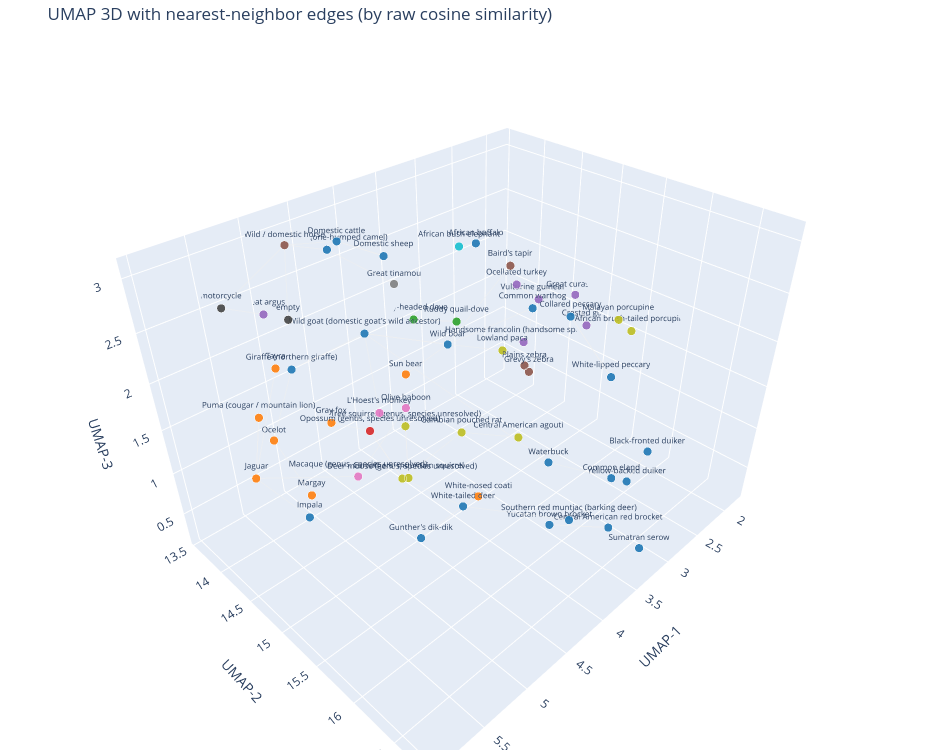

Source (notebook cell):
### Markdown cell above
## Nearest-neighbor edges

Draws a line from each class to its single closest neighbor (by raw cosine
similarity, not the UMAP layout) on top of the UMAP positions — a direct check
that "visually close in the plot" tracks "actually close in embedding space".

### Code cell
sim_no_self = sim.copy()
np.fill_diagonal(sim_no_self, -1.0)
nn_idx = sim_no_self.argmax(axis=1)

edge_x, edge_y, edge_z = [], [], []
for i, j in enumerate(nn_idx):
    edge_x += [coords_umap[i, 0], coords_umap[j, 0], None]
    edge_y += [coords_umap[i, 1], coords_umap[j, 1], None]
    edge_z += [coords_umap[i, 2], coords_umap[j, 2], None]

fig2 = go.Figure(data=[
    go.Scatter3d(x=edge_x, y=edge_y, z=edge_z, mode="lines",
                 line=dict(width=2, color="rgba(120,120,120,0.5)"), hoverinfo="skip"),
    go.Scatter3d(
        x=coords_umap[:, 0], y=coords_umap[:, 1], z=coords_umap[:, 2],
        mode="markers+text", text=labels, textposition="top center", textfont=dict(size=8),
        hovertext=hover_text, hoverinfo="text",
        marker=dict(size=5, color=colors, opacity=0.9, line=dict(width=0.5, color="white")),
    ),
])
fig2.update_layout(
    title="UMAP 3D with nearest-neighbor edges (by raw cosine similarity)",
    scene=dict(xaxis_title="UMAP-1", yaxis_title="UMAP-2", zaxis_title="UMAP-3"),
    width=950, height=750, margin=dict(l=0, r=0, b=0, t=40), showlegend=False,
)
fig2.show()

### Figure 1 — Plotly figure (JSON) as saved in the notebook; plotly's stock layout.template omitted (floating-point values rounded to 4 significant figures; data arrays with more than 128 entries replaced by an {"elided": "..."} marker saying what was removed)
{"data": [{"hoverinfo": "skip", "line": {"color": "rgba(120,120,120,0.5)", "width": 2}, "mode": "lines", "type": "scatter3d", "x": {"elided": "171 float values"}, "y": {"elided": "171 float values"}, "z": {"elided": "171 float values"}}, {"hoverinfo": "text", "hovertext": ["<b>empty</b><br>empty<br>order: n/a<br>class_id: 0", "<b>White-lipped peccary</b><br>tayassu pecari<br>order: Artiodactyla<br>class_id: 1", "<b>Central American agouti</b><br>dasyprocta punctata<br>order: Rodentia<br>class_id: 2", "<b>Puma (cougar / mountain lion)</b><br>puma concolor<br>order: Carnivora<br>class_id: 3", "<b>Collared peccary</b><br>pecari tajacu<br>order: Artiodactyla<br>class_id: 4", "<b>Ocelot</b><br>leopardus pardalis<br>order: Carnivora<br>class_id: 5", "<b>Ruddy quail-dove</b><br>geotrygon montana<br>order: Columbiformes<br>class_id: 6", "<b>Tayra</b><br>eira barbara<br>order: Carnivora<br>class_id: 7", "<b>Jaguar</b><br>panthera onca<br>order: Carnivora<br>class_id: 8", "<b>Great tinamou</b><br>tinamus major<br>order: Tinamiformes<br>class_id: 9", "<b>Margay</b><br>leopardus wiedii<br>order: Carnivora<br>class_id: 10", "<b>Wild goat (domestic goat's wild ancestor)</b><br>capra aegagrus<br>order: Artiodactyla<br>class_id: 11", "<b>Domestic cattle</b><br>bos taurus<br>order: Artiodactyla<br>class_id: 12", "<b>Domestic sheep</b><br>ovis aries<br>order: Artiodactyla<br>class_id: 13", "<b>Olive baboon</b><br>papio anubis<br>order: Primates<br>class_id: 14", "<b>African bush elephant</b><br>loxodonta africana<br>order: Proboscidea<br>class_id: 15", "<b>Gambian pouched rat</b><br>cricetomys gambianus<br>order: Rodentia<br>class_id: 16", "<b>Impala</b><br>aepyceros melampus<br>order: Artiodactyla<br>class_id: 17", "<b>Wild / domestic horse</b><br>equus ferus<br>order: Perissodactyla<br>class_id: 18", "<b>Common eland</b><br>tragelaphus oryx<br>order: Artiodactyla<br>class_id: 19", "<b>Waterbuck</b><br>kobus ellipsiprymnus<br>order: Artiodactyla<br>class_id: 20", "<b>Common warthog</b><br>phacochoerus africanus<br>order: Artiodactyla<br>class_id: 21", "<b>African buffalo</b><br>syncerus caffer<br>order: Artiodactyla<br>class_id: 22", "<b>Plains zebra</b><br>equus quagga<br>order: Perissodactyla<br>class_id: 23", "<b>Giraffe (northern giraffe)</b><br>giraffa camelopardalis<br>order: Artiodactyla<br>class_id: 24", "<b>Gunther's dik-dik</b><br>madoqua guentheri<br>order: Artiodactyla<br>class_id: 25", "<b>Great argus</b><br>argusianus argus<br>order: Galliformes<br>class_id: 26", "<b>Southern red muntjac (barking deer)</b><br>muntiacus muntjak<br>order: Artiodactyla<br>class_id: 27", "<b>Wild boar</b><br>sus scrofa<br>order: Artiodactyla<br>class_id: 28", "<b>Sun bear</b><br>helarctos malayanus<br>order: Carnivora<br>class_id: 29", "<b>Malayan porcupine</b><br>hystrix brachyura<br>order: Rodentia<br>class_id: 30", "<b>White-nosed coati</b><br>nasua narica<br>order: Carnivora<br>class_id: 31", "<b>Opossum (genus, species unresolved)</b><br>didelphis sp<br>order: Didelphimorphia<br>class_id: 32", "<b>Crested guan</b><br>penelope purpurascens<br>order: Galliformes<br>class_id: 33", "<b>Dromedary (one-humped camel)</b><br>camelus dromedarius<br>order: Artiodactyla<br>class_id: 34", "<b>Vulturine guineafowl</b><br>acryllium vulturinum<br>order: Galliformes<br>class_id: 35", "<b>Grevy's zebra</b><br>equus grevyi<br>order: Perissodactyla<br>class_id: 36", "<b>Sumatran serow</b><br>capricornis sumatraensis<br>order: Artiodactyla<br>class_id: 37", "<b>Macaque (genus, species unresolved)</b><br>macaca sp<br>order: Primates<br>class_id: 38", "<b>Handsome francolin (handsome spurfowl)</b><br>francolinus nobilis<br>order: Galliformes<br>class_id: 39", "<b>L'Hoest's monkey</b><br>cercopithecus lhoesti<br>order: Primates<br>class_id: 40", "<b>Black-fronted duiker</b><br>cephalophus nigrifrons<br>order: Artiodactyla<br>class_id: 41", "<b>African brush-tailed porcupine</b><br>atherurus africanus<br>order: Rodentia<br>class_id: 42", "<b>Carruthers' mountain squirrel</b><br>funisciurus carruthersi<br>order: Rodentia<br>class_id: 43", "<b>Yellow-backed duiker</b><br>cephalophus silvicultor<br>order: Artiodactyla<br>class_id: 44", "<b>Gray fox</b><br>urocyon cinereoargenteus<br>order: Carnivora<br>class_id: 45", "<b>Ocellated turkey</b><br>meleagris ocellata<br>order: Galliformes<br>class_id: 46", "<b>Great curassow</b><br>crax rubra<br>order: Galliformes<br>class_id: 47", "<b>Lowland paca</b><br>agouti paca<br>order: Rodentia<br>class_id: 48", "<b>Baird's tapir</b><br>tapirus bairdii<br>order: Perissodactyla<br>class_id: 49", "<b>White-tailed deer</b><br>odocoileus virginianus<br>order: Artiodactyla<br>class_id: 50", "<b>Grey-headed dove</b><br>leptotila plumbeiceps<br>order: Columbiformes<br>class_id: 51", "<b>Central American red brocket</b><br>mazama temama<br>order: Artiodactyla<br>class_id: 52", "<b>Yucatan brown brocket</b><br>mazama pandora<br>order: Artiodactyla<br>class_id: 53", "<b>motorcycle</b><br>motorcycle<br>order: n/a<br>class_id: 54", "<b>Deer mouse (genus, species unresolved)</b><br>peromyscus sp<br>order: Rodentia<br>class_id: 55", "<b>Tree squirrel (genus, species unresolved)</b><br>sciurus sp<br>order: Rodentia<br>class_id: 56"], "marker": {"color": ["#444444", "#1f77b4", "#bcbd22", "#ff7f0e", "#1f77b4", "#ff7f0e", "#2ca02c", "#ff7f0e", "#ff7f0e", "#7f7f7f", "#ff7f0e", "#1f77b4", "#1f77b4", "#1f77b4", "#e377c2", "#17becf", "#bcbd22", "#1f77b4", "#8c564b", "#1f77b4", "#1f77b4", "#1f77b4", "#1f77b4", "#8c564b", "#1f77b4", "#1f77b4", "#9467bd", "#1f77b4", "#1f77b4", "#ff7f0e", "#bcbd22", "#ff7f0e", "#d62728", "#9467bd", "#1f77b4", "#9467bd", "#8c564b", "#1f77b4", "#e377c2", "#9467bd", "#e377c2", "#1f77b4", "#bcbd22", "#bcbd22", "#1f77b4", "#ff7f0e", "#9467bd", "#9467bd", "#bcbd22", "#8c564b", "#1f77b4", "#2ca02c", "#1f77b4", "#1f77b4", "#444444", "#bcbd22", "#bcbd22"], "line": {"color": "white", "width": 0.5}, "opacity": 0.9, "size": 5}, "mode": "markers+text", "text": ["empty", "White-lipped peccary", "Central American agouti", "Puma (cougar / mountain lion)", "Collared peccary", "Ocelot", "Ruddy quail-dove", "Tayra", "Jaguar", "Great tinamou", "Margay", "Wild goat (domestic goat's wild ancestor)", "Domestic cattle", "Domestic sheep", "Olive baboon", "African bush elephant", "Gambian pouched rat", "Impala", "Wild / domestic horse", "Common eland", "Waterbuck", "Common warthog", "African buffalo", "Plains zebra", "Giraffe (northern giraffe)", "Gunther's dik-dik", "Great argus", "Southern red muntjac (barking deer)", "Wild boar", "Sun bear", "Malayan porcupine", "White-nosed coati", "Opossum (genus, species unresolved)", "Crested guan", "Dromedary (one-humped camel)", "Vulturine guineafowl", "Grevy's zebra", "Sumatran serow", "Macaque (genus, species unresolved)", "Handsome francolin (handsome spurfowl)", "L'Hoest's monkey", "Black-fronted duiker", "African brush-tailed porcupine", "Carruthers' mountain squirrel", "Yellow-backed duiker", "Gray fox", "Ocellated turkey", "Great curassow", "Lowland paca", "Baird's tapir", "White-tailed deer", "Grey-headed dove", "Central American red brocket", "Yucatan brown brocket", "motorcycle", "Deer mouse (genus, species unresolved)", "Tree squirrel (genus, species unresolved)"], "textfont": {"size": 8}, "textposition": "top center", "type": "scatter3d", "x": [5.081, 2.53, 3.167, 5.705, 2.693, 5.312, 2.779, 5.51, 5.954, 3.625, 5.136, 4.566, 4.556, 4.102, 4.923, 3.935, 3.678, 5.73, 4.756, 3.671, 3.903, 3.67, 3.527, 3.737, 4.953, 4.85, 4.965, 3.707, 4.043, 4.147, 2.583, 3.9, 4.561, 1.836, 4.238, 1.934, 4.045, 3.392, 5.412, 2.152, 4.834, 2.866, 2.075, 4.151, 3.037, 4.725, 2.237, 1.813, 3.276, 3.234, 4.409, 3.268, 3.269, 3.491, 5.382, 4.479, 3.963], "y": [14.17, 15.7, 15.09, 14.55, 15.28, 14.0, 13.79, 14.59, 14.8, 13.79, 14.23, 14.51, 14.22, 14.26, 15.45, 15.04, 14.78, 15.14, 13.74, 16.59, 16.09, 15.64, 14.83, 15.63, 13.89, 15.47, 13.56, 16.22, 15.0, 14.53, 15.75, 15.24, 14.46, 14.84, 13.61, 14.23, 15.95, 16.79, 15.42, 14.22, 14.99, 16.42, 15.57, 14.49, 16.35, 14.08, 14.17, 14.64, 14.94, 14.98, 15.55, 13.64, 16.36, 15.82, 13.62, 14.8, 14.26], "z": [2.507, 1.444, 0.7084, 2.016, 2.017, 1.26, 1.38, 2.418, 1.684, 2.159, 0.6198, 2.301, 3.066, 2.788, 2.176, 3.087, 0.8863, 1.342, 2.935, 1.384, 1.4, 2.642, 2.908, 2.107, 1.816, 0.724, 2.266, 0.6748, 2.175, 1.687, 2.131, 0.4653, 1.21, 1.378, 2.672, 1.499, 2.336, 0.5031, 1.748, 1.033, 1.84, 1.116, 1.719, 0.3953, 0.8103, 1.19, 1.773, 1.667, 1.744, 2.64, 0.868, 1.547, 0.3788, 0.2006, 2.518, 0.7771, 0.8328]}], "layout": {"height": 750, "margin": {"b": 0, "l": 0, "r": 0, "t": 40}, "scene": {"xaxis": {"title": {"text": "UMAP-1"}}, "yaxis": {"title": {"text": "UMAP-2"}}, "zaxis": {"title": {"text": "UMAP-3"}}}, "showlegend": false, "title": {"text": "UMAP 3D with nearest-neighbor edges (by raw cosine similarity)"}, "width": 950}}
